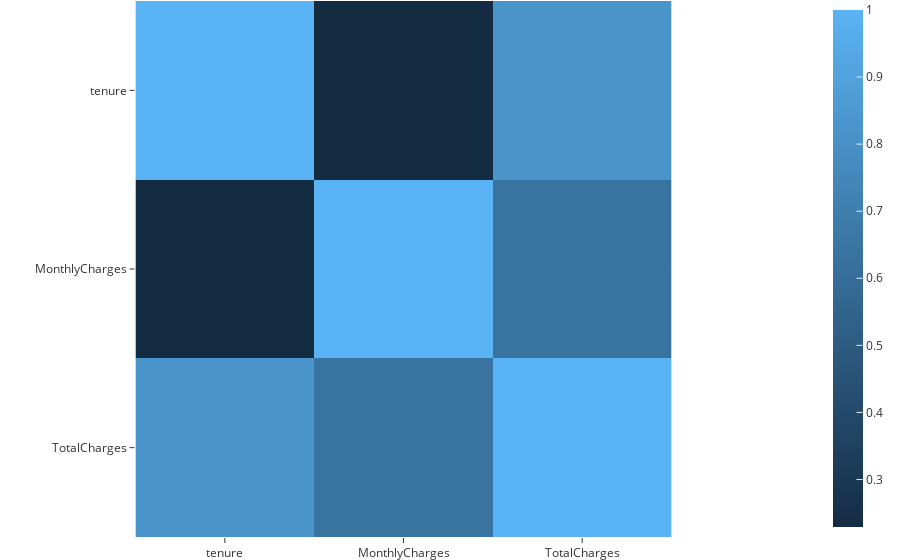

The notebook cell saved with this chart:
### Code cell
churn_correlation_df=px.imshow(df_correlation)
churn_correlation_df.update_layout(legend=dict(yanchor="top",y=0.95,xanchor="left",x=0.40),autosize=True,margin=dict(t=0,b=0,l=0,r=0))

### Figure 1 — Plotly figure (JSON) as saved in the notebook; plotly's stock layout.template omitted (floating-point values rounded to 4 significant figures)
{"data": [{"coloraxis": "coloraxis", "hovertemplate": "x: %{x}<br>y: %{y}<br>color: %{z}<extra></extra>", "name": "0", "type": "heatmap", "x": ["tenure", "MonthlyCharges", "TotalCharges"], "xaxis": "x", "y": ["tenure", "MonthlyCharges", "TotalCharges"], "yaxis": "y", "z": [[1, 0.2292, 0.8251], [0.2292, 1, 0.6387], [0.8251, 0.6387, 1]]}], "layout": {"autosize": true, "coloraxis": {"colorscale": [[0, "rgb(20,44,66)"], [1, "rgb(90,179,244)"]]}, "legend": {"x": 0.4, "xanchor": "left", "y": 0.95, "yanchor": "top"}, "margin": {"b": 0, "l": 0, "r": 0, "t": 0}, "xaxis": {"anchor": "y", "constrain": "domain", "domain": [0, 1], "scaleanchor": "y"}, "yaxis": {"anchor": "x", "autorange": "reversed", "constrain": "domain", "domain": [0, 1]}}}
